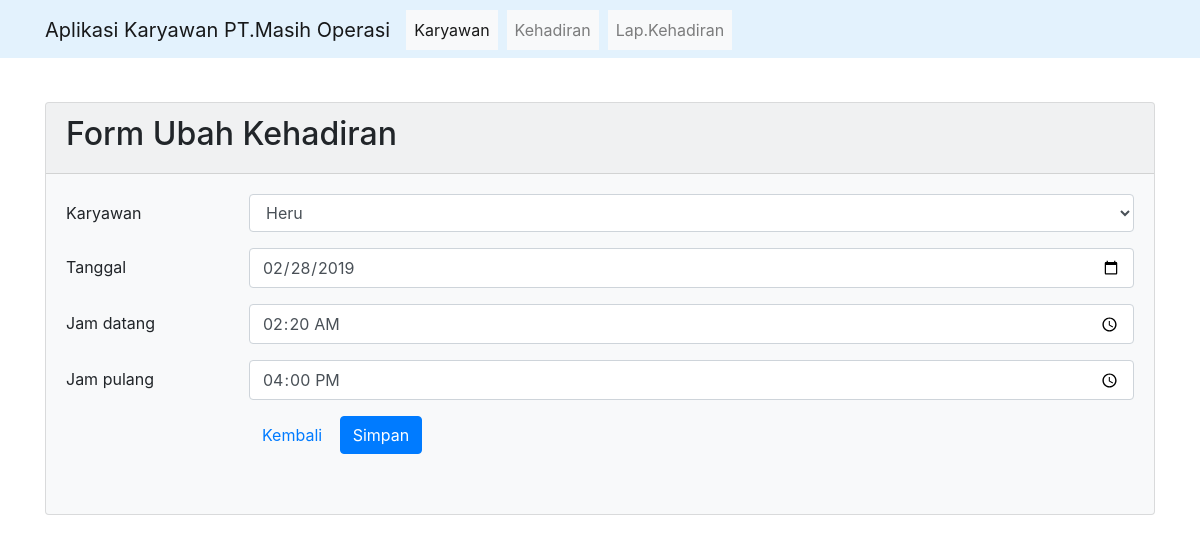
Screenshot of /ubah_absen.php?id=3 with the database file from the repository.
### tables this page shows
CREATE TABLE `kehadiran` (
  `id` int(5) NOT NULL AUTO_INCREMENT,
  `karyawan_id` int(3) NOT NULL,
  `tgl` date NOT NULL,
  `datang` time NOT NULL,
  `pulang` time NOT NULL,
  PRIMARY KEY (`id`),
  KEY `karyawan_id` (`karyawan_id`),
  CONSTRAINT `kehadiran_ibfk_1` FOREIGN KEY (`karyawan_id`) REFERENCES `karyawan` (`id`)
);

CREATE TABLE `karyawan` (
  `id` int(3) NOT NULL AUTO_INCREMENT,
  `nama` varchar(60) NOT NULL,
  `jenkel` varchar(10) NOT NULL,
  `jabatan` varchar(20) NOT NULL,
  `no_hp` varchar(16) NOT NULL,
  `alamat` text NOT NULL,
  PRIMARY KEY (`id`)
);

### ubah_absen.php (the view, shortened to what this page needs)
<?php
$id=$_GET['id'];
?>
<?php include('header.php'); ?>
<div class="card  bg-light mb-3">
<div class="card-header">
	<h2>Form Ubah Kehadiran</h2>
</div>
<div class="card-body">
	<?php
		$conn = mysqli_connect("localhost","root","","crudmysqli");
		$query=mysqli_query($conn,"select * from kehadiran where id='$id'");
		$var=mysqli_fetch_assoc($query);
	?>
<form method="POST">
<div class="form-group row">
    <label for="inputnama" class="col-sm-2 col-form-label">Karyawan</label>
    <div class="col-sm-10">
      <select class="form-control" name="karyawan_id">
      <?php
        $con = mysqli_connect("localhost","root","","crudmysqli");
        $query=mysqli_query($con,"select * from `karyawan`");
        while($row=mysqli_fetch_array($query)){
          ?>
        <option value="<?php echo $row['id'] ?>"
          <?php if($row['id']==$var['karyawan_id']){echo "selected"; } ?>
          >
          <?php echo $row['nama'] ?>
        </option>
      <?php } ?>
      </select>
    </div>
  </div>
  <div class="form-group row">
    <label for="inputnama" class="col-sm-2 col-form-label">Tanggal</label>
    <div class="col-sm-10">
      <input name="tgl" type="date" class="form-control" id="tgl"  value="<?php echo $var['tgl'] ?>">
    </div>
  </div>
  <div class="form-group row">
    <label for="inputnama" class="col-sm-2 col-form-label">Jam datang</label>
    <div class="col-sm-10">
      <input name="datang" type="time" class="form-control" id="datang" value="<?php echo $var['datang'] ?>">
    </div>
  </div>
  <div class="form-group row">
    <label for="inputnama" class="col-sm-2 col-form-label">Jam pulang</label>
    <div class="col-sm-10">
      <input name="pulang" type="time" class="form-control" id="pulang"  value="<?php echo $var['pulang'] ?>">
    </div>
  </div>
  <div class="form-group row">
    <label for="inputalamat" class="col-sm-2 col-form-label"></label>
    <div class="col-sm-10">
      <a class="btn btn-default" href="index_absen.php">Kembali</a>
      <input class="btn btn-primary" type="submit" value="Simpan" name="simpan">
    </div>
  </div>
</form>
<br>
</div>
</div>
</div>
</body>
</html>

### rows the page displays
kehadiran: karyawan_id "Heru", tgl "02/28/2019", datang "02:20:00", pulang "16:00:00"
